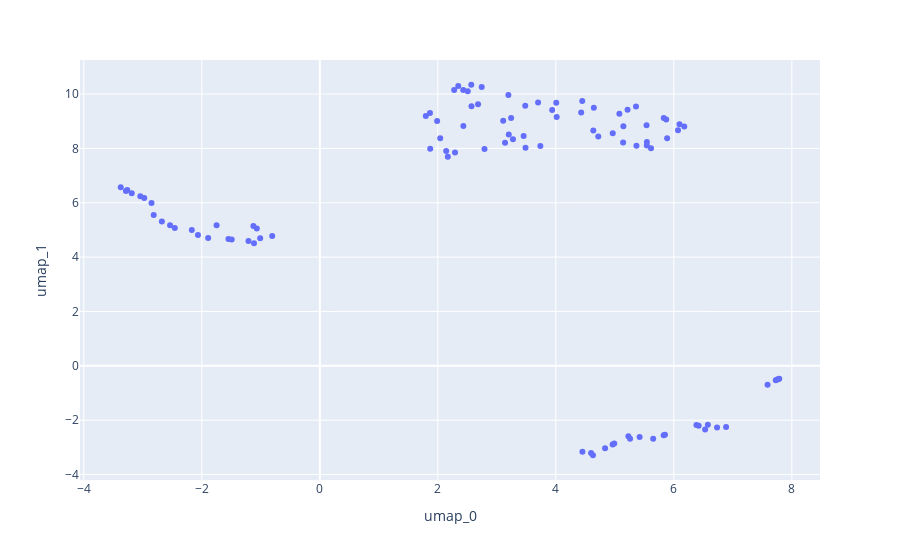

This figure's notebook cell:
### Code cell
# viz
fig = px.scatter(df, x="umap_0", y="umap_1", hover_data="title")
fig.show()

### Figure 1 — Plotly figure (JSON) as saved in the notebook; plotly's stock layout.template omitted (floating-point values rounded to 4 significant figures)
{"data": [{"customdata": [["Enhancing Network Management Using Code Generated by Large Language Models"], ["A Large Language Model Enhanced Conversational Recommender System"], ["Improving Zero-Shot Text Matching for Financial Auditing with Large Language Models"], ["Assessing Student Errors in Experimentation Using Artificial Intelligence and Large Language Models: A Comparative Study with Human Raters"], ["Learning to Guide Human Experts via Personalized Large Language Models"], ["Evidence of Human-Like Visual-Linguistic Integration in Multimodal Large Language Models During Predictive Language Processing"], ["Large Language Models in Cryptocurrency Securities Cases: Can ChatGPT Replace Lawyers?"], ["Large Language Models for Telecom: Forthcoming Impact on the Industry"], ["BOLAA: Benchmarking and Orchestrating LLM-augmented Autonomous Agents"], ["You Only Prompt Once: On the Capabilities of Prompt Learning on Large Language Models to Tackle Toxic Content"], ["A Preliminary Evaluation of LLM-Based Fault Localization"], ["LLM As DBA"], ["Enhancing Trust in LLM-Based AI Automation Agents: New Considerations and Future Challenges"], ["Trustworthy LLMs: a Survey and Guideline for Evaluating Large Language Models' Alignment"], ["WeaverBird: Empowering Financial Decision-Making with Large Language Model, Knowledge Base, and Search Engine"], ["RTLLM: An Open-Source Benchmark for Design RTL Generation with Large Language Model"], ["Metacognitive Prompting Improves Understanding in Large Language Models"], ["Fixing Rust Compilation Errors using LLMs"], ["LayoutLLM-T2I: Eliciting Layout Guidance from LLM for Text-to-Image Generation"], ["An Empirical Study on Using Large Language Models to Analyze Software Supply Chain Security Failures"], ["Extrapolating Large Language Models to Non-English by Aligning Languages"], ["LLMeBench: A Flexible Framework for Accelerating LLMs Benchmarking"], ["Integrating large language models and active inference to understand eye movements in reading and dyslexia"], ["Evaluating the Generation Capabilities of Large Chinese Language Models"], ["Adaptive Intellect Unleashed: The Feasibility of Knowledge Transfer in Large Language Models"], ["Universal Fuzzing via Large Language Models"], ["A Comparative Study of Open-Source Large Language Models, GPT-4 and Claude 2: Multiple-Choice Test Taking in Nephrology"], ["Sci-CoT: Leveraging Large Language Models for Enhanced Knowledge Distillation in Small Models for Scientific QA"], ["Benchmarking LLM powered Chatbots: Methods and Metrics"], ["Accelerating LLM Inference with Staged Speculative Decoding"], ["Learning Evaluation Models from Large Language Models for Sequence Generation"], ["Comparing Color Similarity Structures between Humans and LLMs via Unsupervised Alignment"], ["Cumulative Reasoning with Large Language Models"], ["AutoPCF: Efficient Product Carbon Footprint Accounting with Large Language Models"], ["Large Language Model Prompt Chaining for Long Legal Document Classification"], ["DataTales: Investigating the use of Large Language Models for Authoring Data-Driven Articles"], ["Gentopia: A Collaborative Platform for Tool-Augmented LLMs"], ["AgentSims: An Open-Source Sandbox for Large Language Model Evaluation"], ["Continual Pre-Training of Large Language Models: How to (re)warm your model?"], ["NEOLAF, an LLM-powered neural-symbolic cognitive architecture"], ["Simple synthetic data reduces sycophancy in large language models"], ["Evaluating and Explaining Large Language Models for Code Using Syntactic Structures"], ["Extracting detailed oncologic history and treatment plan from medical oncology notes with large language models"], ["\"Do Anything Now\": Characterizing and Evaluating In-The-Wild Jailbreak Prompts on Large Language Models"], ["AgentBench: Evaluating LLMs as Agents"], ["Emotionally Numb or Empathetic? Evaluating How LLMs Feel Using EmotionBench"], ["Mondrian: Prompt Abstraction Attack Against Large Language Models for Cheaper API Pricing"], ["Zhongjing: Enhancing the Chinese Medical Capabilities of Large Language Model through Expert Feedback and Real-world Multi-turn Dialogue"], ["TPTU: Task Planning and Tool Usage of Large Language Model-based AI Agents"], ["Heterogeneous Knowledge Fusion: A Novel Approach for Personalized Recommendation via LLM"], ["Quantifying the Impact of Large Language Models on Collective Opinion Dynamics"], ["LoRA-FA: Memory-efficient Low-rank Adaptation for Large Language Models Fine-tuning"], ["Studying Large Language Model Generalization with Influence Functions"], ["UniversalNER: Targeted Distillation from Large Language Models for Open Named Entity Recognition"], ["Automatically Correcting Large Language Models: Surveying the landscape of diverse self-correction strategies"], ["Understanding the Effectiveness of Large Language Models in Code Translation"], ["Embedding-based Retrieval with LLM for Effective Agriculture Information Extracting from Unstructured Data"], ["LARCH: Large Language Model-based Automatic Readme Creation with Heuristics"], ["Pre-Trained Large Language Models for Industrial Control"], ["SAPIEN: Affective Virtual Agents Powered by Large Language Models"], ["LLM is Like a Box of Chocolates: the Non-determinism of ChatGPT in Code Generation"], ["EduChat: A Large-Scale Language Model-based Chatbot System for Intelligent Education"], ["Legal Summarisation through LLMs: The PRODIGIT Project"], ["Scaling Clinical Trial Matching Using Large Language Models: A Case Study in Oncology"], ["The Unequal Opportunities of Large Language Models: Revealing Demographic Bias through Job Recommendations"], ["Improving Requirements Completeness: Automated Assistance through Large Language Models"], ["From Prompt Injections to SQL Injection Attacks: How Protected is Your LLM-Integrated Web Application?"], ["Reasoning in Large Language Models Through Symbolic Math Word Problems"], ["Wider and Deeper LLM Networks are Fairer LLM Evaluators"], ["ClassEval: A Manually-Crafted Benchmark for Evaluating LLMs on Class-level Code Generation"], ["The Capability of Large Language Models to Measure Psychiatric Functioning"], ["Scaling Relationship on Learning Mathematical Reasoning with Large Language Models"], ["Does Correction Remain An Problem For Large Language Models?"], ["Supply chain emission estimation using large language models"], ["Local Large Language Models for Complex Structured Medical Tasks"], ["Baby's CoThought: Leveraging Large Language Models for Enhanced Reasoning in Compact Models"], ["Large Language Model Displays Emergent Ability to Interpret Novel Literary Metaphors"], ["OpenFlamingo: An Open-Source Framework for Training Large Autoregressive Vision-Language Models"], ["ELIXR: Towards a general purpose X-ray artificial intelligence system through alignment of large language models and radiology vision encoders"], ["XSTest: A Test Suite for Identifying Exaggerated Safety Behaviours in Large Language Models"], ["Evaluating Instruction-Tuned Large Language Models on Code Comprehension and Generation"], ["Towards Understanding the Capability of Large Language Models on Code Clone Detection: A Survey"], ["LLMs Understand Glass-Box Models, Discover Surprises, and Suggest Repairs"], ["LISA: Reasoning Segmentation via Large Language Model"], ["CodeBPE: Investigating Subtokenization Options for Large Language Model Pretraining on Source Code"], ["Tool Documentation Enables Zero-Shot Tool-Usage with Large Language Models"], ["Structural Embeddings of Tools for Large Language Models"], ["SelfCheck: Using LLMs to Zero-Shot Check Their Own Step-by-Step Reasoning"], ["Ethical Considerations and Policy Implications for Large Language Models: Guiding Responsible Development and Deployment"], ["Skills-in-Context Prompting: Unlocking Compositionality in Large Language Models"], ["The Hitchhiker's Guide to Program Analysis: A Journey with Large Language Models"], ["A Composable Just-In-Time Programming Framework with LLMs and FBP"], ["Generative Models as a Complex Systems Science: How can we make sense of large language model behavior?"], ["Predicting Perfect Quality Segments in MT Output with Fine-Tuned OpenAI LLM: Is it possible to capture editing distance patterns from historical data?"], ["Virtual Prompt Injection for Instruction-Tuned Large Language Models"], ["HAGRID: A Human-LLM Collaborative Dataset for Generative Information-Seeking with Attribution"], ["Getting from Generative AI to Trustworthy AI: What LLMs might learn from Cyc"], ["ToolLLM: Facilitating Large Language Models to Master 16000+ Real-world APIs"], ["Ontology engineering with Large Language Models"], ["Large Language Models for Education: Grading Open-Ended Questions Using ChatGPT"]], "hovertemplate": "umap_0=%{x}<br>umap_1=%{y}<br>title=%{customdata[0]}<extra></extra>", "legendgroup": "", "marker": {"color": "#636efa", "symbol": "circle"}, "mode": "markers", "name": "", "orientation": "v", "showlegend": false, "type": "scatter", "x": [6.53, -2.17, 4.015, 5.359, 3.699, -2.976, 5.229, 4.719, 5.543, -1.549, 4.597, 4.629, 6.421, -1.75, 1.988, 4.99, 5.366, 4.43, 5.613, 5.828, 7.727, 5.871, 5.077, 3.482, 1.796, -3.374, -2.458, 1.867, 5.542, 2.791, 5.537, 5.145, 4.448, 4.007, 5.215, 3.737, 6.733, 4.644, 5.65, 3.486, 7.772, -3.043, -2.677, 5.849, 4.965, -2.853, -1.893, 1.871, 6.576, 3.139, -2.816, 5.886, 7.589, -2.538, 4.835, -3.264, 5.258, 5.829, 6.177, 3.274, -1.494, 2.169, 3.454, 5.42, 4.963, -1.068, 4.451, 6.071, -3.287, -2.066, 4.635, 6.383, 3.938, 5.141, 6.096, 2.291, -1.126, 3.202, -1.21, 2.04, 2.567, 7.744, 2.346, 7.787, 2.142, -1.011, 2.681, 2.43, 3.242, -0.8073, 2.57, 2.433, 6.885, 2.507, -1.116, 2.743, 2.277, -3.188, 3.108, 3.196], "xaxis": "x", "y": [-2.341, 4.997, 9.156, 9.537, 9.688, 6.177, -2.593, 8.439, 8.233, 4.666, -3.21, -3.29, -2.203, 5.174, 9.008, -2.862, 8.095, 9.315, 8.008, -2.557, -0.5333, 9.062, 9.27, 9.565, 9.195, 6.571, 5.074, 9.304, 8.107, 7.978, 8.849, 8.817, 9.747, 9.679, 9.418, 8.086, -2.273, 9.495, -2.687, 8.022, -0.4886, 6.234, 5.314, -2.539, 8.552, 5.987, 4.7, 7.984, -2.165, 8.207, 5.545, 8.37, -0.7005, 5.171, -3.034, 6.468, -2.684, 9.119, 8.801, 8.338, 4.648, 7.695, 8.457, -2.622, -2.897, 5.055, -3.163, 8.665, 6.434, 4.809, 8.657, -2.174, 9.409, 8.214, 8.89, 7.845, 5.143, 8.512, 4.59, 8.369, 10.34, -0.5146, 10.29, -0.4731, 7.904, 4.698, 9.626, 10.15, 9.114, 4.779, 9.553, 8.819, -2.252, 10.1, 4.507, 10.26, 10.15, 6.346, 9.017, 9.967], "yaxis": "y"}], "layout": {"legend": {"tracegroupgap": 0}, "margin": {"t": 60}, "xaxis": {"anchor": "y", "domain": [0, 1], "title": {"text": "umap_0"}}, "yaxis": {"anchor": "x", "domain": [0, 1], "title": {"text": "umap_1"}}}}
